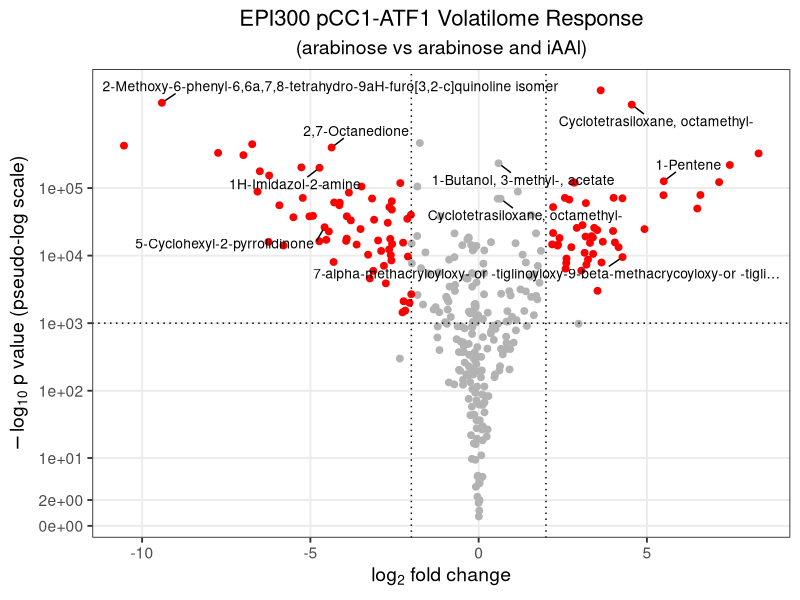
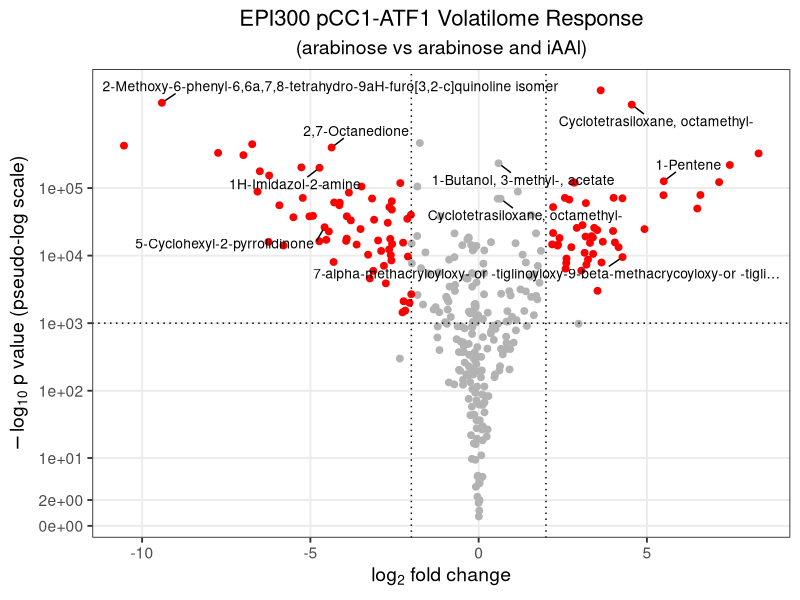

The R script that drew these images, in order:
# ============================================================
# Volcano plot: EPI300_pCC1_ATF1
# Ara_iAAL vs Ara
# ============================================================

library(tidyverse)
library(ggrepel)
library(scales)

# ---- 1. Load data ------------------------------------------------

df <- read_csv("EPI300_pCC1_ATF1_AraAraiAAlCla.csv",
               show_col_types = FALSE)

# Force the count columns to numeric. A stray non-numeric entry
# (e.g. "Find by Chromatogram Deconvolution" instead of a peak area)
# will make read_csv() import the WHOLE column as character, which
# then breaks sum()/arithmetic below. suppressWarnings() here is
# intentional: any cell that can't convert becomes NA, and gets
# reported and dropped in the next step.
df <- df %>%
  mutate(
    EPI300_pCC1_ATF1_Ara      = suppressWarnings(as.numeric(EPI300_pCC1_ATF1_Ara)),
    EPI300_pCC1_ATF1_Ara_iAAL = suppressWarnings(as.numeric(EPI300_pCC1_ATF1_Ara_iAAL))
  )

dropped <- df %>%
  filter(is.na(EPI300_pCC1_ATF1_Ara) | is.na(EPI300_pCC1_ATF1_Ara_iAAL))

if (nrow(dropped) > 0) {
  message(sprintf("Dropping %d row(s) with missing/non-numeric values:", nrow(dropped)))
  print(dropped %>% select(Name, EPI300_pCC1_ATF1_Ara, EPI300_pCC1_ATF1_Ara_iAAL),
        n = nrow(dropped))
}

df <- df %>%
  filter(
    !is.na(EPI300_pCC1_ATF1_Ara),
    !is.na(EPI300_pCC1_ATF1_Ara_iAAL)
  )

# ---- 2. Fold Change ---------------------------------------------

total_Ara <- sum(df$EPI300_pCC1_ATF1_Ara)
total_iAAL <- sum(df$EPI300_pCC1_ATF1_Ara_iAAL)

df <- df %>%
  mutate(
    prop_Ara  = EPI300_pCC1_ATF1_Ara / total_Ara,
    prop_iAAL = EPI300_pCC1_ATF1_Ara_iAAL / total_iAAL,
    log2FC    = log2(prop_iAAL / prop_Ara)
  )

# ---- 3. Significance --------------------------------------------

df <- df %>%
  rowwise() %>%
  mutate(
    p_pool =
      (EPI300_pCC1_ATF1_Ara +
         EPI300_pCC1_ATF1_Ara_iAAL) /
      (total_Ara + total_iAAL),
    
    se =
      sqrt(
        p_pool * (1 - p_pool) *
          (1 / total_Ara + 1 / total_iAAL)
      ),
    
    z = (prop_iAAL - prop_Ara) / se,
    
    log_p_one_tail =
      pnorm(-abs(z), log.p = TRUE),
    
    neglog10p =
      -(log_p_one_tail + log(2)) / log(10)
  ) %>%
  ungroup()

# ---- 4. Significance thresholds ---------------------------------

fc_cutoff <- 2
p_cutoff  <- 1000

df <- df %>%
  mutate(
    significant =
      abs(log2FC) > fc_cutoff &
      neglog10p > p_cutoff
  )

# ---- 5. Labels --------------------------------------------------

# Compounds that should always be labeled, regardless of significance
forced_labels <- c(
  "1-Butanol, 3-methyl-, acetate",
  "1-Butanol, 3-methyl-"
)

n_per_side <- 4  # top N over-expressed + top N under-expressed

# Figure out which side each forced label belongs to, from its own
# log2FC sign (not just among the "significant" points), so it still
# gets labeled even if it falls just short of the significance cutoff
forced_sign <- df %>%
  filter(Name %in% forced_labels) %>%
  distinct(Name, .keep_all = TRUE) %>%
  select(Name, log2FC)

forced_over  <- forced_sign %>% filter(log2FC > 0) %>% pull(Name)
forced_under <- forced_sign %>% filter(log2FC < 0) %>% pull(Name)

sig_df <- df %>%
  filter(significant) %>%
  distinct(Name, .keep_all = TRUE)

# Over-expressed (log2FC > 0): reserve slots for any forced labels on
# this side, then fill the rest with the largest positive log2FC values
top_over <- sig_df %>%
  filter(log2FC > 0, !(Name %in% forced_labels)) %>%
  slice_max(log2FC,
            n = max(n_per_side - length(forced_over), 0),
            with_ties = FALSE) %>%
  pull(Name)

# Under-expressed (log2FC < 0): same idea, using the most negative values
top_under <- sig_df %>%
  filter(log2FC < 0, !(Name %in% forced_labels)) %>%
  slice_min(log2FC,
            n = max(n_per_side - length(forced_under), 0),
            with_ties = FALSE) %>%
  pull(Name)

top_labels <- c(forced_over, top_over, forced_under, top_under)

df <- df %>%
  mutate(
    label = ifelse(Name %in% top_labels,
                   Name,
                   NA)
  )

# ---- 6. Volcano Plot --------------------------------------------

p <- ggplot(df,
            aes(x = log2FC,
                y = neglog10p)) +
  
  geom_point(
    aes(color = significant),
    size = 2
  ) +
  
  scale_color_manual(
    values = c(
      "TRUE" = "red",
      "FALSE" = "grey70"
    )
  ) +
  
  geom_vline(
    xintercept = c(-fc_cutoff, fc_cutoff),
    linetype = "dotted"
  ) +
  
  geom_hline(
    yintercept = p_cutoff,
    linetype = "dotted"
  ) +
  
  geom_text_repel(
    aes(label = label),
    size = 3.5,
    max.overlaps = Inf,
    segment.color = "black",
    box.padding = 0.5,
    point.padding = 0.3,
    min.segment.length = 0,
    force = 2,
    seed = 42
  ) +
  
  scale_y_continuous(
    trans = pseudo_log_trans(base = 10),
    breaks = c(
      0, 2, 10, 100,
      1000, 10000, 100000
    )
  ) +
  
  labs(
    title = "EPI300 pCC1-ATF1 Volatilome Response",
    subtitle = "(arabinose vs arabinose and iAAl)",
    x = expression(log[2] ~ fold ~ change),
    y = expression(-log[10] ~ p ~ value ~ "(pseudo-log scale)")
  ) +
  
  theme_bw(base_size = 14) +
  
  theme(
    plot.title = element_text(
      hjust = 0.5,
      size = 16
    ),
    plot.subtitle = element_text(hjust = 0.5),
    panel.grid.minor = element_blank(),
    legend.position = "none"
  )

print(p)

ggsave("EPI300_pCC1_ATF1_Ara_vs_Ara_iAAL_Volcano.png",  p,width = 10,  height = 8,  dpi = 300)
